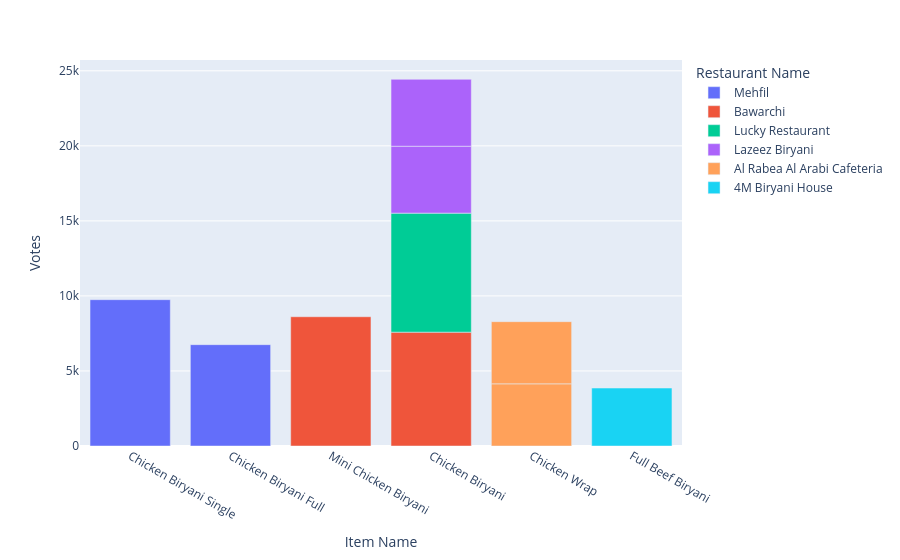

Notebook cell for this chart:
### Code cell
px.bar(data_frame=sorted_df[:10], x='Item Name', y='Votes', color='Restaurant Name')

### Figure 1 — Plotly figure (JSON) as saved in the notebook; plotly's stock layout.template omitted (floating-point values rounded to 4 significant figures)
{"data": [{"alignmentgroup": "True", "hovertemplate": "Restaurant Name=Mehfil<br>Item Name=%{x}<br>Votes=%{y}<extra></extra>", "legendgroup": "Mehfil", "marker": {"color": "#636efa", "pattern": {"shape": ""}}, "name": "Mehfil", "offsetgroup": "Mehfil", "orientation": "v", "showlegend": true, "textposition": "auto", "type": "bar", "x": ["Chicken Biryani Single", "Chicken Biryani Full"], "xaxis": "x", "y": [9750, 6753], "yaxis": "y"}, {"alignmentgroup": "True", "hovertemplate": "Restaurant Name=Bawarchi<br>Item Name=%{x}<br>Votes=%{y}<extra></extra>", "legendgroup": "Bawarchi", "marker": {"color": "#EF553B", "pattern": {"shape": ""}}, "name": "Bawarchi", "offsetgroup": "Bawarchi", "orientation": "v", "showlegend": true, "textposition": "auto", "type": "bar", "x": ["Mini Chicken Biryani", "Chicken Biryani"], "xaxis": "x", "y": [8613, 7586], "yaxis": "y"}, {"alignmentgroup": "True", "hovertemplate": "Restaurant Name=Lucky Restaurant<br>Item Name=%{x}<br>Votes=%{y}<extra></extra>", "legendgroup": "Lucky Restaurant", "marker": {"color": "#00cc96", "pattern": {"shape": ""}}, "name": "Lucky Restaurant", "offsetgroup": "Lucky Restaurant", "orientation": "v", "showlegend": true, "textposition": "auto", "type": "bar", "x": ["Chicken Biryani"], "xaxis": "x", "y": [7931], "yaxis": "y"}, {"alignmentgroup": "True", "hovertemplate": "Restaurant Name=Lazeez Biryani<br>Item Name=%{x}<br>Votes=%{y}<extra></extra>", "legendgroup": "Lazeez Biryani", "marker": {"color": "#ab63fa", "pattern": {"shape": ""}}, "name": "Lazeez Biryani", "offsetgroup": "Lazeez Biryani", "orientation": "v", "showlegend": true, "textposition": "auto", "type": "bar", "x": ["Chicken Biryani", "Chicken Biryani"], "xaxis": "x", "y": [4459, 4459], "yaxis": "y"}, {"alignmentgroup": "True", "hovertemplate": "Restaurant Name=Al Rabea Al Arabi Cafeteria<br>Item Name=%{x}<br>Votes=%{y}<extra></extra>", "legendgroup": "Al Rabea Al Arabi Cafeteria", "marker": {"color": "#FFA15A", "pattern": {"shape": ""}}, "name": "Al Rabea Al Arabi Cafeteria", "offsetgroup": "Al Rabea Al Arabi Cafeteria", "orientation": "v", "showlegend": true, "textposition": "auto", "type": "bar", "x": ["Chicken Wrap", "Chicken Wrap"], "xaxis": "x", "y": [4142, 4142], "yaxis": "y"}, {"alignmentgroup": "True", "hovertemplate": "Restaurant Name=4M Biryani House<br>Item Name=%{x}<br>Votes=%{y}<extra></extra>", "legendgroup": "4M Biryani House", "marker": {"color": "#19d3f3", "pattern": {"shape": ""}}, "name": "4M Biryani House", "offsetgroup": "4M Biryani House", "orientation": "v", "showlegend": true, "textposition": "auto", "type": "bar", "x": ["Full Beef Biryani"], "xaxis": "x", "y": [3862], "yaxis": "y"}], "layout": {"barmode": "relative", "legend": {"title": {"text": "Restaurant Name"}, "tracegroupgap": 0}, "margin": {"t": 60}, "xaxis": {"anchor": "y", "domain": [0, 1], "title": {"text": "Item Name"}}, "yaxis": {"anchor": "x", "domain": [0, 1], "title": {"text": "Votes"}}}}
